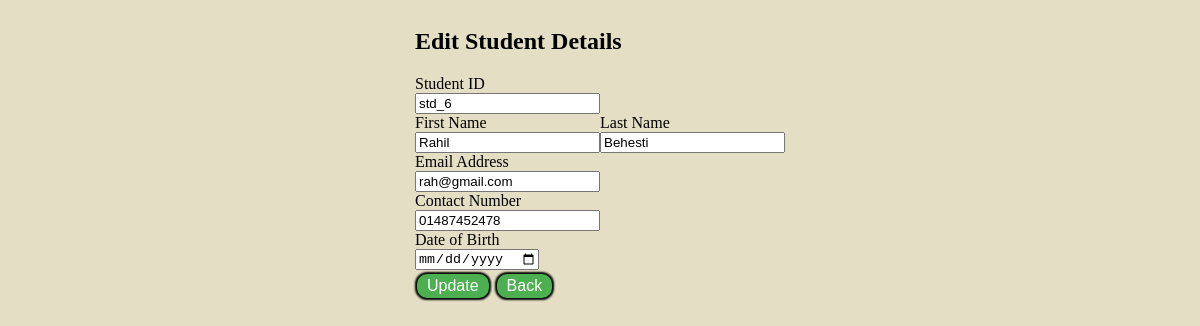
The app's page /edit/14 with its own data.
### studentapp/models.py (models this page shows)
class Student(models.Model):
    std_id = models.CharField(max_length=100)
    std_first_name = models.CharField(max_length=200)
    std_last_name = models.CharField(max_length=200)
    std_email = models.EmailField()
    std_contact_number = models.CharField(max_length=15)
    std_birth_date = models.DateField()
    class Meta:
        db_table = "student"

### studentapp/views.py (the view)
# urls.py: path('edit/<int:id>', views.edit),
def edit(request, id):
    student = Student.objects.get(id=id)# select * from table where id = id
    return render(request, "edit.html", {"student": student})

### studentapp/templates/edit.html (shortened to what this page needs)
<!DOCTYPE html>
<html lang="en">
<head>
</head>
<body>
    <form method = "POST" action="/update/{{student.id}}">
        <div>
            <div>
                <label><b><h2>Edit Student Details</h2></b></label>
            </div>
            <div>
                <label>Student ID</label>
                <div>
                    <input type="text" name="std_id" value="{{student.std_id}}">
                </div>
            </div>
            <div style="float:left">
                <label>First Name</label>
                <div>
                    <input type="text" name="std_first_name" value="{{student.std_first_name}}">
                </div>
            </div>
            <div style="float:left">
                <label>Last Name</label>
                <div>
                    <input type="text" name="std_last_name" value="{{student.std_last_name}}">
                </div>
            </div>
            <div>
                <label>Email Address</label>
                <div>
                    <input type="text" name="std_email" value="{{student.std_email}}">
                </div>
            </div>
            <div>
                <label>Contact Number</label>
                <div>
                    <input type="text" name="std_contact_number" value="{{student.std_contact_number}}">
                </div>
            </div>
            <div>
                <label>Date of Birth</label>
                <div>
                    <input type="date" name="std_birth_date" value="{{student.std_birth_date}}">
                </div>
            </div>
            <div>
                <div>
                    <button class="button" type="submit">Update</button>
                    <input type="button" value="Back" onclick="history.back()">
                </div>
            </div>
        </div>
    </form>
</body>
</html>

### studentapp/templates/edit.html (style rules this page uses)
.button, input[type=button] { background-color: #4CAF50; border: none; color: white; padding: 3px 10px; text-align: center; text-decoration: none; display: inline-block; font-size: 16px; margin: 4px 2px; cursor: pointer; border-radius: 10px; box-shadow: 0px 0px 2px 2px rgb(0,0,0); }
body { display: flex; align-items: left; justify-content: center; margin: 20 auto; height: 90vh; background-color: rgba(190, 179, 117, 0.425);; }

### records on screen
Student: std_id "std_6", std_first_name "Rahil", std_last_name "Behesti", std_email "rah@gmail.com", std_contact_number "01487452478"
